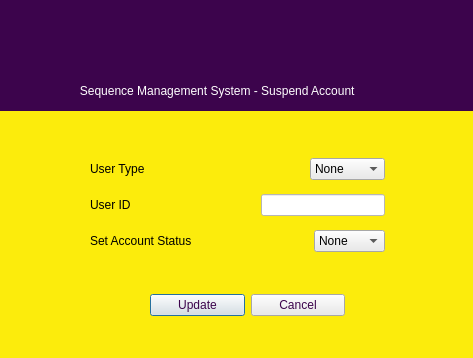
<?xml version="1.0" encoding="UTF-8"?>
<ui version="4.0">
 <class>Suspenddialog</class>
 <widget class="QDialog" name="Suspenddialog">
  <property name="geometry">
   <rect>
    <x>0</x>
    <y>0</y>
    <width>473</width>
    <height>358</height>
   </rect>
  </property>
  <property name="minimumSize">
   <size>
    <width>473</width>
    <height>358</height>
   </size>
  </property>
  <property name="maximumSize">
   <size>
    <width>473</width>
    <height>358</height>
   </size>
  </property>
  <property name="windowTitle">
   <string>Suspenddialog</string>
  </property>
  <property name="styleSheet">
   <string notr="true">background-color: rgb(252, 236, 12);</string>
  </property>
  <widget class="QLabel" name="label_4">
   <property name="geometry">
    <rect>
     <x>0</x>
     <y>70</y>
     <width>481</width>
     <height>41</height>
    </rect>
   </property>
   <property name="styleSheet">
    <string notr="true">color: rgb(255, 255, 255);
background-color: rgb(60, 4, 76);</string>
   </property>
   <property name="text">
    <string>                        Sequence Management System - Suspend Account</string>
   </property>
  </widget>
  <widget class="QLabel" name="label_3">
   <property name="geometry">
    <rect>
     <x>0</x>
     <y>0</y>
     <width>481</width>
     <height>71</height>
    </rect>
   </property>
   <property name="styleSheet">
    <string notr="true">image: url(:/Images/Images/ublogo.png);
background-color: rgb(60, 4, 76);</string>
   </property>
   <property name="text">
    <string/>
   </property>
  </widget>
  <widget class="QWidget" name="layoutWidget_2">
   <property name="geometry">
    <rect>
     <x>150</x>
     <y>290</y>
     <width>195</width>
     <height>30</height>
    </rect>
   </property>
   <layout class="QHBoxLayout" name="horizontalLayout_3">
    <item>
     <widget class="QPushButton" name="updateButton">
      <property name="styleSheet">
       <string notr="true">color: rgb(60, 4, 76);
background-color: rgb(234, 234, 234);</string>
      </property>
      <property name="text">
       <string>Update</string>
      </property>
     </widget>
    </item>
    <item>
     <widget class="QPushButton" name="cancelButton">
      <property name="styleSheet">
       <string notr="true">color: rgb(60, 4, 76);
background-color: rgb(234, 234, 234);</string>
      </property>
      <property name="text">
       <string>Cancel</string>
      </property>
     </widget>
    </item>
   </layout>
  </widget>
  <widget class="QWidget" name="layoutWidget">
   <property name="geometry">
    <rect>
     <x>90</x>
     <y>150</y>
     <width>295</width>
     <height>111</height>
    </rect>
   </property>
   <layout class="QVBoxLayout" name="verticalLayout">
    <item>
     <layout class="QHBoxLayout" name="horizontalLayout">
      <item>
       <widget class="QLabel" name="label_5">
        <property name="text">
         <string>User Type</string>
        </property>
       </widget>
      </item>
      <item>
       <spacer name="horizontalSpacer_3">
        <property name="orientation">
         <enum>Qt::Horizontal</enum>
        </property>
        <property name="sizeHint" stdset="0">
         <size>
          <width>108</width>
          <height>20</height>
         </size>
        </property>
       </spacer>
      </item>
      <item>
       <widget class="QComboBox" name="userTypeComboBox">
        <property name="styleSheet">
         <string notr="true">background-color: rgb(234, 234, 234);</string>
        </property>
        <item>
         <property name="text">
          <string>None</string>
         </property>
        </item>
        <item>
         <property name="text">
          <string>Student</string>
         </property>
        </item>
        <item>
         <property name="text">
          <string>Lecturer</string>
         </property>
        </item>
       </widget>
      </item>
     </layout>
    </item>
    <item>
     <layout class="QHBoxLayout" name="horizontalLayout_2">
      <item>
       <widget class="QLabel" name="label_2">
        <property name="text">
         <string>User ID</string>
        </property>
       </widget>
      </item>
      <item>
       <spacer name="horizontalSpacer">
        <property name="orientation">
         <enum>Qt::Horizontal</enum>
        </property>
        <property name="sizeHint" stdset="0">
         <size>
          <width>98</width>
          <height>20</height>
         </size>
        </property>
       </spacer>
      </item>
      <item>
       <widget class="QLineEdit" name="userIDLine">
        <property name="styleSheet">
         <string notr="true">background-color: rgb(255, 255, 255);</string>
        </property>
       </widget>
      </item>
     </layout>
    </item>
    <item>
     <layout class="QHBoxLayout" name="horizontalLayout_4">
      <item>
       <widget class="QLabel" name="label">
        <property name="text">
         <string>Set Account Status</string>
        </property>
       </widget>
      </item>
      <item>
       <spacer name="horizontalSpacer_2">
        <property name="orientation">
         <enum>Qt::Horizontal</enum>
        </property>
        <property name="sizeHint" stdset="0">
         <size>
          <width>58</width>
          <height>20</height>
         </size>
        </property>
       </spacer>
      </item>
      <item>
       <widget class="QComboBox" name="StatusComboBox">
        <property name="styleSheet">
         <string notr="true">background-color: rgb(234, 234, 234);</string>
        </property>
        <item>
         <property name="text">
          <string>None</string>
         </property>
        </item>
        <item>
         <property name="text">
          <string>Active</string>
         </property>
        </item>
        <item>
         <property name="text">
          <string>Inactive</string>
         </property>
        </item>
       </widget>
      </item>
     </layout>
    </item>
   </layout>
  </widget>
 </widget>
 <resources/>
 <connections/>
</ui>
